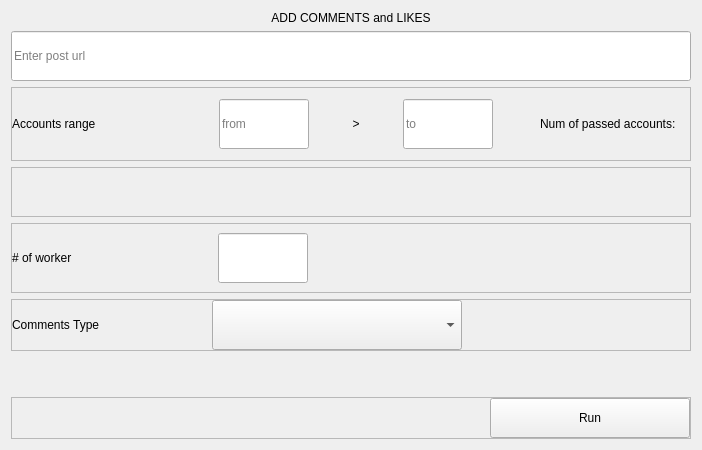
          <widget class="QWidget" name="comments_likes_frame">
           <layout class="QVBoxLayout" name="verticalLayout_4">
            <item>
             <widget class="QLabel" name="label_17">
              <property name="text">
               <string>ADD COMMENTS and LIKES</string>
              </property>
              <property name="alignment">
               <set>Qt::AlignCenter</set>
              </property>
             </widget>
            </item>
            <item>
             <widget class="QLineEdit" name="post_url_txt3">
              <property name="minimumSize">
               <size>
                <width>500</width>
                <height>50</height>
               </size>
              </property>
              <property name="placeholderText">
               <string>Enter post url</string>
              </property>
             </widget>
            </item>
            <item>
             <widget class="QFrame" name="frame_11">
              <property name="frameShape">
               <enum>QFrame::StyledPanel</enum>
              </property>
              <property name="frameShadow">
               <enum>QFrame::Raised</enum>
              </property>
              <layout class="QHBoxLayout" name="horizontalLayout_9">
               <property name="spacing">
                <number>7</number>
               </property>
               <property name="leftMargin">
                <number>0</number>
               </property>
               <property name="topMargin">
                <number>11</number>
               </property>
               <property name="rightMargin">
                <number>0</number>
               </property>
               <property name="bottomMargin">
                <number>11</number>
               </property>
               <item>
                <widget class="QLabel" name="label_6">
                 <property name="minimumSize">
                  <size>
                   <width>200</width>
                   <height>50</height>
                  </size>
                 </property>
                 <property name="text">
                  <string>Accounts range</string>
                 </property>
                </widget>
               </item>
               <item>
                <widget class="QLineEdit" name="start_acc_range_txt3">
                 <property name="minimumSize">
                  <size>
                   <width>90</width>
                   <height>50</height>
                  </size>
                 </property>
                 <property name="maximumSize">
                  <size>
                   <width>90</width>
                   <height>16777215</height>
                  </size>
                 </property>
                 <property name="placeholderText">
                  <string>from</string>
                 </property>
                </widget>
               </item>
               <item>
                <widget class="QLabel" name="label_7">
                 <property name="minimumSize">
                  <size>
                   <width>80</width>
                   <height>50</height>
                  </size>
                 </property>
                 <property name="layoutDirection">
                  <enum>Qt::LeftToRight</enum>
                 </property>
                 <property name="text">
                  <string>&gt;</string>
                 </property>
                 <property name="alignment">
                  <set>Qt::AlignCenter</set>
                 </property>
                </widget>
               </item>
               <item>
                <widget class="QLineEdit" name="end_acc_range_txt3">
                 <property name="minimumSize">
                  <size>
                   <width>90</width>
                   <height>50</height>
                  </size>
                 </property>
                 <property name="maximumSize">
                  <size>
                   <width>90</width>
                   <height>16777215</height>
                  </size>
                 </property>
                 <property name="placeholderText">
                  <string>to</string>
                 </property>
                </widget>
               </item>
               <item>
                <spacer name="horizontalSpacer_12">
                 <property name="orientation">
                  <enum>Qt::Horizontal</enum>
                 </property>
                 <property name="sizeHint" stdset="0">
                  <size>
                   <width>40</width>
                   <height>20</height>
                  </size>
                 </property>
                </spacer>
               </item>
               <item>
                <widget class="QLabel" name="label_23">
                 <property name="text">
                  <string>Num of passed accounts:</string>
                 </property>
                </widget>
               </item>
               <item>
                <widget class="QLabel" name="comments_likes_counter_lbl">
                 <property name="text">
                  <string/>
                 </property>
                </widget>
               </item>
              </layout>
             </widget>
            </item>
            <item>
             <widget class="QFrame" name="frame_18">
              <property name="minimumSize">
               <size>
                <width>0</width>
                <height>50</height>
               </size>
              </property>
              <property name="frameShape">
               <enum>QFrame::StyledPanel</enum>
              </property>
              <property name="frameShadow">
               <enum>QFrame::Raised</enum>
              </property>
              <layout class="QHBoxLayout" name="horizontalLayout_16">
               <property name="leftMargin">
                <number>0</number>
               </property>
               <property name="rightMargin">
                <number>0</number>
               </property>
               <item>
                <widget class="QLabel" name="run_error_lbl3">
                 <property name="text">
                  <string/>
                 </property>
                </widget>
               </item>
              </layout>
             </widget>
            </item>
            <item>
             <widget class="QFrame" name="frame_22">
              <property name="frameShape">
               <enum>QFrame::StyledPanel</enum>
              </property>
              <property name="frameShadow">
               <enum>QFrame::Raised</enum>
              </property>
              <layout class="QHBoxLayout" name="horizontalLayout_18">
               <property name="leftMargin">
                <number>0</number>
               </property>
               <property name="rightMargin">
                <number>0</number>
               </property>
               <item>
                <widget class="QLabel" name="label_21">
                 <property name="minimumSize">
                  <size>
                   <width>200</width>
                   <height>50</height>
                  </size>
                 </property>
                 <property name="text">
                  <string># of worker</string>
                 </property>
                </widget>
               </item>
               <item>
                <widget class="QLineEdit" name="num_of_workers_txt3">
                 <property name="minimumSize">
                  <size>
                   <width>90</width>
                   <height>50</height>
                  </size>
                 </property>
                 <property name="maximumSize">
                  <size>
                   <width>90</width>
                   <height>16777215</height>
                  </size>
                 </property>
                </widget>
               </item>
               <item>
                <spacer name="horizontalSpacer_11">
                 <property name="orientation">
                  <enum>Qt::Horizontal</enum>
                 </property>
                 <property name="sizeHint" stdset="0">
                  <size>
                   <width>40</width>
                   <height>20</height>
                  </size>
                 </property>
                </spacer>
               </item>
              </layout>
             </widget>
            </item>
            <item>
             <widget class="QFrame" name="frame_13">
              <property name="frameShape">
               <enum>QFrame::StyledPanel</enum>
              </property>
              <property name="frameShadow">
               <enum>QFrame::Raised</enum>
              </property>
              <layout class="QHBoxLayout" name="horizontalLayout_11">
               <property name="spacing">
                <number>0</number>
               </property>
               <property name="leftMargin">
                <number>0</number>
               </property>
               <property name="topMargin">
                <number>0</number>
               </property>
               <property name="rightMargin">
                <number>0</number>
               </property>
               <property name="bottomMargin">
                <number>0</number>
               </property>
               <item>
                <widget class="QLabel" name="label_8">
                 <property name="minimumSize">
                  <size>
                   <width>200</width>
                   <height>50</height>
                  </size>
                 </property>
                 <property name="text">
                  <string>Comments Type</string>
                 </property>
                </widget>
               </item>
               <item>
                <widget class="QComboBox" name="comments_type_comboBox2">
                 <property name="minimumSize">
                  <size>
                   <width>250</width>
                   <height>50</height>
                  </size>
                 </property>
                </widget>
               </item>
               <item>
                <spacer name="horizontalSpacer_6">
                 <property name="orientation">
                  <enum>Qt::Horizontal</enum>
                 </property>
                 <property name="sizeHint" stdset="0">
                  <size>
                   <width>40</width>
                   <height>20</height>
                  </size>
                 </property>
                </spacer>
               </item>
              </layout>
             </widget>
            </item>
            <item>
             <spacer name="verticalSpacer_6">
              <property name="orientation">
               <enum>Qt::Vertical</enum>
              </property>
              <property name="sizeHint" stdset="0">
               <size>
                <width>20</width>
                <height>40</height>
               </size>
              </property>
             </spacer>
            </item>
            <item>
             <widget class="QFrame" name="frame_4">
              <property name="frameShape">
               <enum>QFrame::StyledPanel</enum>
              </property>
              <property name="frameShadow">
               <enum>QFrame::Raised</enum>
              </property>
              <layout class="QHBoxLayout" name="horizontalLayout_4">
               <property name="spacing">
                <number>0</number>
               </property>
               <property name="leftMargin">
                <number>0</number>
               </property>
               <property name="topMargin">
                <number>0</number>
               </property>
               <property name="rightMargin">
                <number>0</number>
               </property>
               <property name="bottomMargin">
                <number>0</number>
               </property>
               <item>
                <spacer name="horizontalSpacer_3">
                 <property name="orientation">
                  <enum>Qt::Horizontal</enum>
                 </property>
                 <property name="sizeHint" stdset="0">
                  <size>
                   <width>364</width>
                   <height>20</height>
                  </size>
                 </property>
                </spacer>
               </item>
               <item>
                <widget class="QPushButton" name="add_likes_comments_run_btn">
                 <property name="minimumSize">
                  <size>
                   <width>200</width>
                   <height>40</height>
                  </size>
                 </property>
                 <property name="text">
                  <string>Run</string>
                 </property>
                </widget>
               </item>
              </layout>
             </widget>
            </item>
           </layout>
          </widget>
